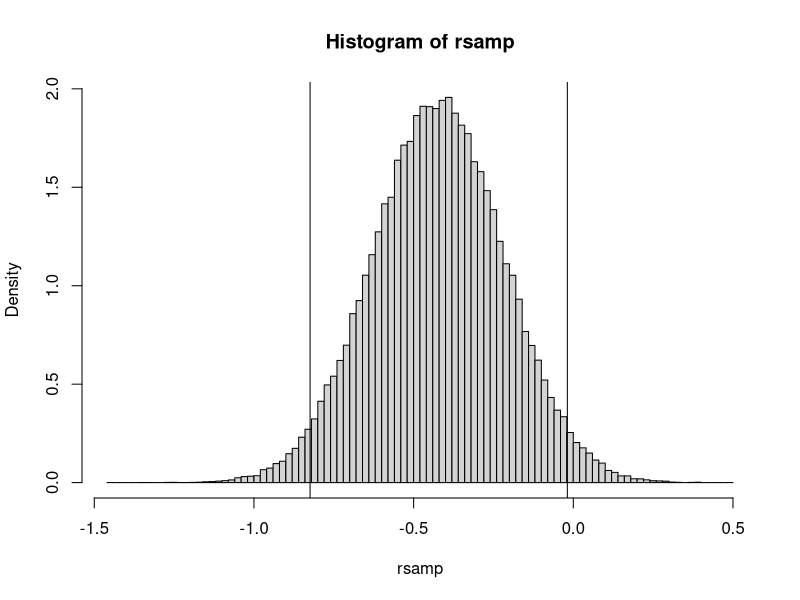
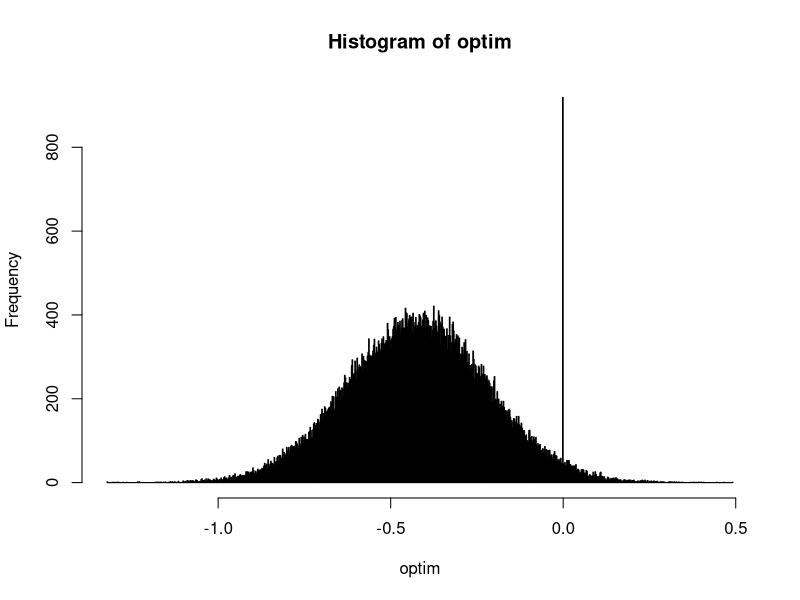
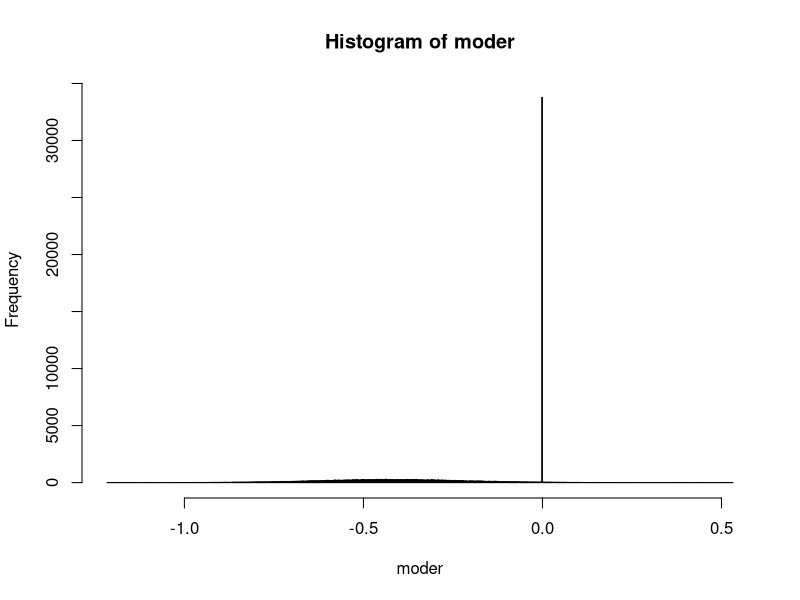
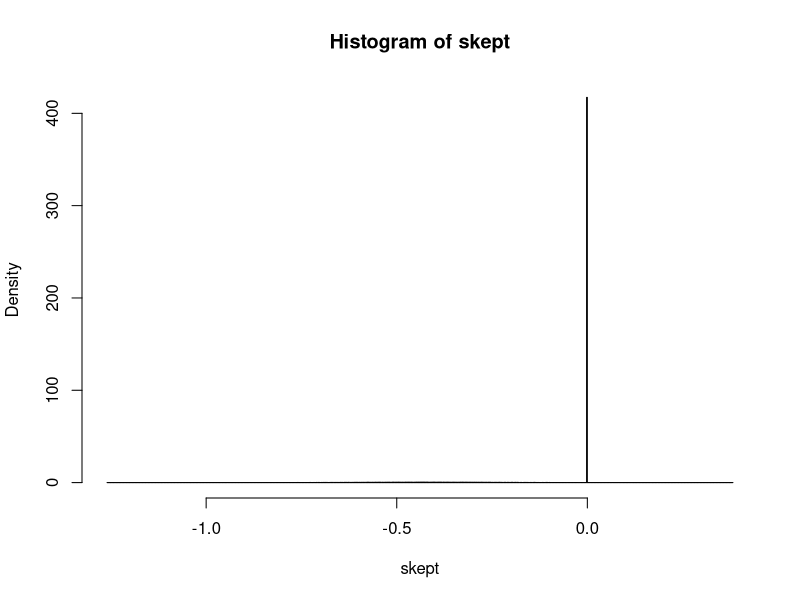

These figures' R source, in order: (Note: this script raises an error after producing the figures.)
## ---- chunk 1
##SE log OR

dataSE=0.21
post_mean=function(priormean,priorsd,datamean,datase){
  priorsd^2/(datase^2+priorsd^2)*datamean+datase^2/(datase^2+priorsd^2)*priormean}

post_var=function(priorsd,datase){
  1/(1/datase^2+1/priorsd^2)}

pm=post_mean(priormean = 0,priorsd = 1,datamean = -0.44,datase = dataSE)
pv=post_var(priorsd = 1,datase = dataSE)

## ---- chunk 2

rsamp=rnorm(100000,mean=pm,sd=sqrt(pv))

hist(rsamp,freq=F,nclass = 100)

a=qnorm(p =0.025,mean = pm,sd=sqrt(pv))
b=qnorm(p =0.975,mean = pm,sd=sqrt(pv))
abline(v=a)
abline(v=b)

## ---- chunk 3

###the marginal likelihood is N(0,\sigma_[0] + \sigma^2)

sdlik=sqrt(1+dataSE^2)

optimistic=0.90*dnorm(-0.28,mean = 0,sd=sdlik)/(0.90*dnorm(-0.44,mean = 0,sd=sdlik)+0.10*dnorm(-0.44,mean = 0,sd=dataSE))

moderate=0.50*dnorm(-0.28,mean = 0,sd=sdlik)/(0.50*dnorm(-0.44,mean = 0,sd=sdlik)+0.50*dnorm(-0.44,mean = 0,sd=dataSE))

skeptical=0.10*dnorm(-0.28,mean = 0,sd=sdlik)/sum(0.10*dnorm(-0.44,mean = 0,sd=sdlik)+0.90*dnorm(-0.44,mean = 0,sd=dataSE))
## ---- chunk 4
dm=-0.44
nsim=100000
sims=rbinom(n=nsim,1,prob=0.5)
optim=NULL
for(i in 1:nsim){
  a=rbinom(n=1,1,prob=optimistic)
  pm=post_mean(priormean=0,priorsd=a*1,datamean=dm,datase=dataSE)
  ps=sqrt(post_var(priorsd = a*1,datase = dataSE))
  b=rnorm(1,mean=pm,sd=ps)
 optim[i]=b
}

hist(optim,nclass=1000)


moder=NULL
for(i in 1:nsim){
  a=rbinom(n=1,1,prob=moderate)
  pm=post_mean(priormean=0,priorsd=a*1,datamean=dm,datase=dataSE)
  ps=sqrt(post_var(priorsd = a*1,datase = dataSE))
  b=rnorm(1,mean=pm,sd=ps)
  moder[i]=b
}

hist(moder,nclass=1000)


skept=NULL
for(i in 1:nsim){
  a=rbinom(n=1,1,prob=skeptical)
  pm=post_mean(priormean=0,priorsd=a*1,datamean=dm,datase=dataSE)
  ps=sqrt(post_var(priorsd = a*1,datase = dataSE))
  b=rnorm(1,mean=pm,sd=ps)
 skept[i]=b
}

hist(skept,nclass=1000,freq=FALSE)
## ---- chunk 5
exp(quantile(optim,prob=c(0.05,0.5,0.95)))
exp(quantile(moder,prob=c(0.05,0.5,0.95)))
exp(quantile(skept,prob=c(0.05,0.5,0.95)))



## ---- chunk 6
exp(quantile(optim,prob=c(0.05,0.5,0.95)))
exp(quantile(moder,prob=c(0.05,0.5,0.95)))
exp(quantile(skept,prob=c(0.05,0.5,0.95)))



## ---- chunk 7

polyCurve <- function(x, y, from, to, n = 50, miny,
                      col = "grey", border = col) {
    drawPoly <- function(fun, from, to, n = 50, miny, col, border) {
        Sq <- seq(from = from, to = to, length = n)
        polygon(x = c(Sq[1], Sq, Sq[n]),
                y = c(miny, fun(Sq), miny),
                col = col, border = border)
    }
    lf <- length(from)
    stopifnot(identical(lf, length(to)))
    if(length(col) != lf)
        col <- rep(col, length.out = lf)
    if(length(border) != lf)
        border <- rep(border, length.out = lf)
    if(missing(miny))
        miny <- min(y)
    interp <- approxfun(x = x, y = y)
    mapply(drawPoly, from = from, to = to, col = col, border = border,
           MoreArgs = list(fun = interp, n = n, miny = miny))
    invisible()
}
## ---- chunk 8
post_mean=function(priormean,priorsd,datamean,datase){
      priorsd^2/(datase^2+priorsd^2)*datamean+datase^2/(datase^2+priorsd^2)*priormean}
    
    post_var=function(priorsd,datase){
      1/(1/datase^2+1/priorsd^2)}
    
    ###Here, we create a funbciton for the posterior weights as p(K|D)=p(D|K)*p(K)/sum_k[p(D|K)*p(K)] where p(K)= 1-pi0 for chosen level of skepticism
    pipost=function(pi1,dataSE,datamean,priorsd){
      sdlik=sqrt(priorsd^2+dataSE^2)
      pi0=1-pi1
      joint=pi1*dnorm(datamean,mean = 0,sd=sdlik)
      marginal=pi1*dnorm(datamean,mean = 0,sd=sdlik)+pi0*dnorm(datamean,mean = 0,sd=dataSE)
      pip=joint/marginal
      return(pip)}
    
    
   
    dse=0.21
    dm=-0.44
    psd=1
    sim=1000
    

    
hatlogHR=-0.44
hatdataSE=0.21

p1=1
psd=10
set.seed(123)
   

   
   plot_prior=function(p1,hatlogOR,hatdataSE,psd,title){
  
th = seq(-1,1,length=500)





  priorid=rbinom(sim,prob=p1,size=1)
    priov=sapply(priorid,function(x){x*rnorm(1,0,psd)})


  
    p=pipost(p1,dataSE=dse,datamean=dm,priorsd=psd)###computer posterior weight on nonzero component using chosen prior weight
    s=rbinom(n = sim,size=1,prob=p)##create a vector indexing whether comes from null or real depending on posterior weight, where for each simulation, an RV (0,1) is simulated from Binomial(n=1,size=1) according to posterio weight
    pm=sapply(s,function(s){post_mean(priormean=0,priorsd=s*psd,datamean=dm,datase=dse)})##depending on whether null or alternative chosen, simulate posterior mean of distribution
    ps=sqrt(sapply(s,function(s){post_var(priorsd=s*psd,datase=dse)}))#
    bskept=sapply(seq(1:length(pm)),function(x){rnorm(1,mean = pm[x],sd=ps[x])})###for ever simulated mean, choose a 



like = dnorm(hatlogHR,mean=th,sd=hatdataSE)

CI_low=quantile(bskept,0.025)
CI_up=quantile(bskept,0.975)

plot(density(bskept),type="l",ylab="",lty=1,lwd=3,xlim=c(-1,1),ylim=c(0,5),yaxt='n',#xaxt='n',
     xlab = expression(theta),main=title) #panel.first = polyCurve(density(bskept)$x,density(bskept)$y, from = CI_low, to = CI_up),
abline(v=CI_low,col="purple",lty=2)
abline(v=CI_up,col="purple",lty=2)
abline(v=mean(bskept),col="green",lty=3,lwd=3)
lines(th,like,lty=1,lwd=3,col="red")
lines(density(priov),lty=1,lwd=3,col="blue")}
    
#legend(0,1.7,c("Prior","Likelihood","Posterior"),lty=c(1,1,1),lwd=c(3,3,3),col=c("Blue","red","black"))}


## ---- chunk 9
op <- par(mfrow = c(2,2),
           oma = c(5,4,0,0) + 0.1,
           mar = c(0,0,1,1) + 0.1)


####plot true frequentist, remove dotted lines
plot(th,like,col="black",main="Frequentist",ylim=c(0,5),lty=1,lwd=3)
legend(0,5,c("Prior","Likelihood","Posterior","95% CI","Mean"),lty=c(1,1,1,2,2),lwd=c(3,3,3,1,3),col=c("Blue","red","black","purple","green"))
lines(th,rep(0.01,length(th)),col="blue",lty=1,lwd=3)
lines(th,like,col="red",lty=1,lwd=3)
abline(v=quantile(like,0.025),col="purple",lty=2)
abline(v=quantile(like,0.975),col="purple",lty=2)
abline(v=mean(bskept),col="green",lty=3,lwd=3)

set.seed(123)
plot_prior(p1=1,hatlogOR = -0.6,psd = 3,hatdataSE = 0.21,title="Generous")
plot_prior(p1=0.40,hatlogOR = -0.6,psd = 1,hatdataSE = 0.21,title="Moderate")
plot_prior(p1=0.10,hatlogOR = -0.6,psd = 1,hatdataSE = 0.21,title="Skeptic")

